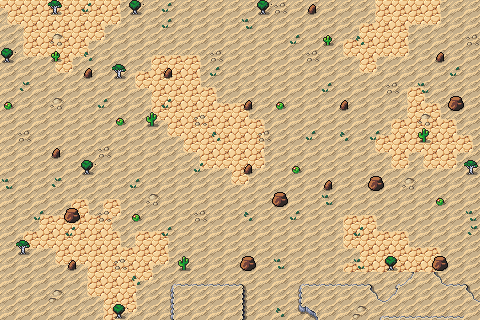

This is a level from a 2D game, rendered from its Tiled map with the project's own tilesets. A one-line summary and the map file follow, with tile-layer data summarised:
An orthogonal 30x20 tile map with 16x16 px tiles, 3 tile layers (Background, Ground, Clutter), 3 tilesets and 10 objects.

<map version="1.10" tiledversion="1.11.2" orientation="orthogonal" renderorder="right-down" width="30" height="20" tilewidth="16" tileheight="16" infinite="0" nextlayerid="8" nextobjectid="162">
 <editorsettings>
  <export target="wastetown..tmx" format="tmx" />
 </editorsettings>
 <tileset firstgid="1" source="../../../../common/maps/tileset/main.tsx" />
 <tileset firstgid="10113" source="../../../../common/maps/tileset/buildings.tsx" />
 <tileset firstgid="11905" source="../../../../common/maps/tileset/main-nocollide.tsx" />
 <layer id="1" name="Background" width="30" height="20">
  <data>[600 cells, 600 non-empty, 5 distinct tile ids]</data>
 </layer>
 <layer id="2" name="Ground" width="30" height="20">
  <data>[600 cells, 215 non-empty, 20 distinct tile ids]</data>
 </layer>
 <layer id="3" name="Clutter" width="30" height="20">
  <properties>
   <property name="spriteLayer" type="bool" value="true" />
  </properties>
  <data>[600 cells, 123 non-empty, 24 distinct tile ids]</data>
 </layer>
 <objectgroup id="4" name="Objects">
  <object id="122" template="../../../../common/maps/obj/collision.tx" x="-17.3172" y="-30.1212" width="520.513" height="28.1212" />
  <object id="125" template="../../../../common/maps/obj/collision.tx" x="-26.1505" y="-24" width="24.301" height="384" />
  <object id="152" template="../../../../common/maps/obj/collision.tx" x="-12.2565" y="317.939" width="520.513" height="28.1212" />
  <object id="153" template="../../../../common/maps/obj/collision.tx" x="479.849" y="-26.6667" width="24.301" height="384" />
  <object id="154" template="../../../../common/maps/obj/entry_up.tx" x="237.917" y="320.667" width="61.5" height="16">
   <properties>
    <property name="teleport" value="" />
   </properties>
  </object>
  <object id="155" template="../../../../common/maps/obj/dialog.tx" x="222.167" y="288.061" width="96.3333" height="14.5455" visible="1">
   <properties>
    <property name="dialog">[
{
   "text": "A barren expanse of sand stretched before you. Not a soul in sight. The gleam of some mana shards can be seen ahead, but little else, though you do get an ominous feeling of something lurking underground.",
   "options": [{
      "name": "(Continue)", "action": [{"deleteMapObject":-1}]}]
}
]</property>
   </properties>
  </object>
  <object id="157" template="../../../../common/maps/obj/manashards.tx" x="293.5" y="139.5" />
  <object id="158" template="../../../../common/maps/obj/manashards.tx" x="244.5" y="137.5" />
  <object id="160" template="../../../../common/maps/obj/enemy.tx" x="269" y="169.5">
   <properties>
    <property name="effect">{ "startBattleWithCard": [ "Sandwurm Convergence"]
}</property>
    <property name="enemy" value="Sandwurm" />
    <property name="pursueRange" type="int" value="80" />
    <property name="speedModifier" type="float" value="50" />
    <property name="threatRange" type="int" value="80" />
    <property name="waypoints" value="" />
   </properties>
  </object>
  <object id="161" template="../../../../common/maps/obj/manashards.tx" x="266.5" y="131.5" />
 </objectgroup>
</map>
